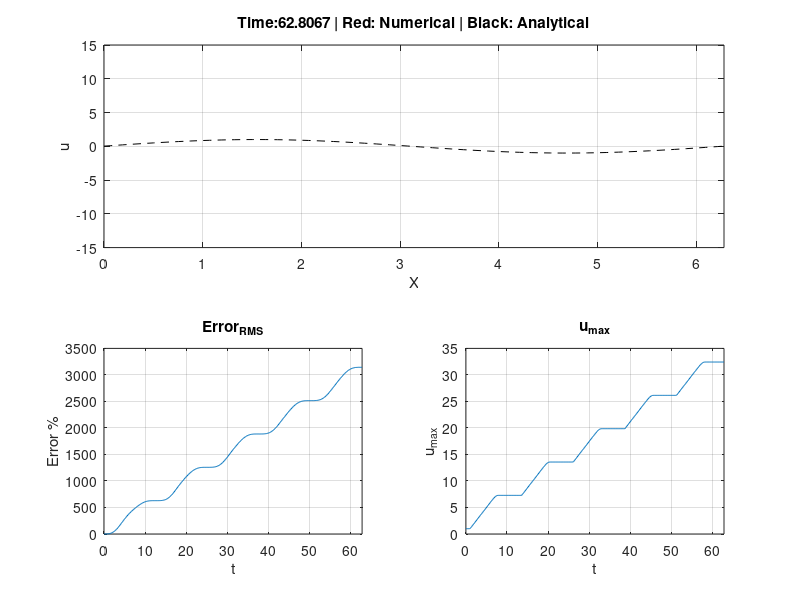

Source code (MATLAB):
function solver2rk4()
%% 2nd order central scheme (interior) with 1st order boundary schemes
% This function solves the convection equation with c = 1 for a sinusoidal
% function using finite difference schemes.
% Spacial scheme: 2nd order central (interior) with 1st order boundary schemes
% Temporal scheme: RK-4 scheme
% Stability: Stable for dt <= 2.83*dx

%% Initialization
T = 20*pi;   % simulation time
dx = 2*pi/100;  % spacial grid size
dt = 2.8*dx; % temporal grid size
x = 0:dx:2*pi;  % spacial domain
t = 0:dt:T; % temporal domain

u = zeros(length(t),length(x));
k1 = zeros(1,length(x)); k2 = k1; k3 = k1; k4 = k1;
error = zeros(1,length(t));
u_max = error;
u(1,:) = sin(x);    % initial condition
u_max(1) = max(u(1,:));

%% Solver
for n = 2:size(u,1)
    U = u(n-1,:);
    for j = 1:size(u,2)
        if j == 1
            u_x = (U(j+1) - U(j))/(dx);
        elseif j == size(u,2)
            u_x = (U(j) - U(j-1))/(dx);
        else
            u_x = (U(j+1) - U(j-1))/(2*dx);
        end
        u_t = - u_x;
        k1(j) = dt*u_t;
    end
    
    U = u(n-1,:) + k1/2;
    for j = 1:size(u,2)
        if j == 1
            u_x = (U(j+1) - U(j))/(dx);
        elseif j == size(u,2)
            u_x = (U(j) - U(j-1))/(dx);
        else
            u_x = (U(j+1) - U(j-1))/(2*dx);
        end
        u_t = - u_x;
        k2(j) = dt*u_t;
    end
    
    U = u(n-1,:) + k2/2;
    for j = 1:size(u,2)
        if j == 1
            u_x = (U(j+1) - U(j))/(dx);
        elseif j == size(u,2)
            u_x = (U(j) - U(j-1))/(dx);
        else
            u_x = (U(j+1) - U(j-1))/(2*dx);
        end
        u_t = - u_x;
        k3(j) = dt*u_t;
    end
    
    U = u(n-1,:) + k3;
    for j = 1:size(u,2)
        if j == 1
            u_x = (U(j+1) - U(j))/(dx);
        elseif j == size(u,2)
            u_x = (U(j) - U(j-1))/(dx);
        else
            u_x = (U(j+1) - U(j-1))/(2*dx);
        end
        u_t = - u_x;
        k4(j) = dt*u_t;
    end
    
    u(n,:) = u(n-1,:) + (k1 + 2*k2 + 2*k3 + k4)/6;
    
    % Error and u_max calculation
    u_max(n) = max(abs(u(n,:)));
    error(n) = (rms(u(n,:) - sin(x-t(n))))*100/max(sin(x-t(n)));
end

%% Plotting the results
% Solution
figure
tic
for n = 1:max(1,floor(0.1/dt)):size(u,1)
    pause((n-1)*dt - toc)
    subplot(2,2,[1,2])
    plot(x,sin(x-t(n)),'--k',x,u(n,:),'r');grid on
    xlim([0,2*pi]);ylim([-15,15])
    title(['Time:',num2str((n-1)*dt),' | Red: Numerical | Black: Analytical']);
    xlabel('X');ylabel('u')
end

% Error
subplot(2,2,3)
plot(t,error)
grid on;xlim([0,T])
title('Error_{RMS}');xlabel('t');ylabel('Error %')
subplot(2,2,4)
plot(t,u_max)
grid on;xlim([0,T])
title('u_{max}');xlabel('t');ylabel('u_{max}')
end